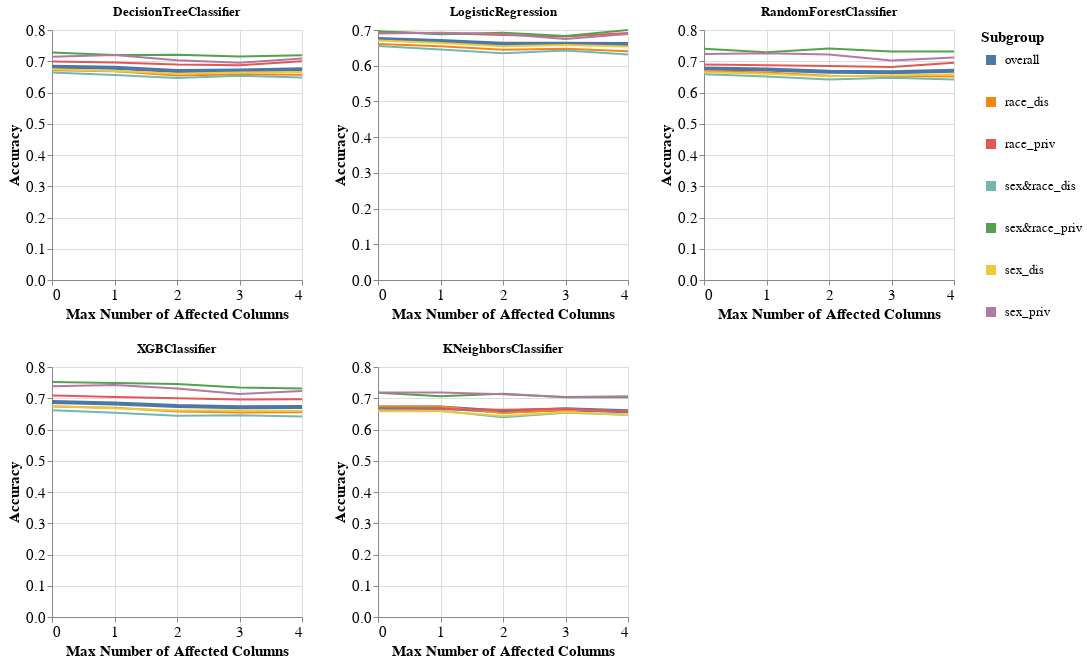

Notebook code cell kept with this figure:
### Code cell
visualizer.create_subgroups_grid_pct_lines_per_model_plot(subgroup_metric='Accuracy',
                                                          target_preprocessing_technique=PREPROCESSING_TECHNIQUES[0],
                                                          model_names=MODEL_NAMES,
                                                          mode='max_num_columns')

### Figure 1 — Vega-Lite specification as saved in the notebook (floating-point values rounded to 4 significant figures)
{"config": {"view": {"continuousWidth": 400, "continuousHeight": 300}, "axis": {"labelFontSize": 15, "titleFontSize": 15}, "legend": {"labelFontSize": 13, "symbolStrokeWidth": 10, "titleFontSize": 15}}, "vconcat": [{"hconcat": [{"mark": "line", "encoding": {"color": {"field": "Subgroup", "type": "nominal"}, "strokeWidth": {"condition": {"value": 4, "test": "datum.Subgroup == 'overall'"}, "value": 2}, "x": {"axis": {"tickMinStep": 1}, "field": "Percentage", "title": "Max Number of Affected Columns", "type": "quantitative"}, "y": {"field": "Metric_Value", "title": "Accuracy", "type": "quantitative"}}, "height": 250, "title": "DecisionTreeClassifier", "width": 250}, {"data": {"name": "data-38e84950690104a624af097d2737d589"}, "mark": "line", "encoding": {"color": {"field": "Subgroup", "type": "nominal"}, "strokeWidth": {"condition": {"value": 4, "test": "datum.Subgroup == 'overall'"}, "value": 2}, "x": {"axis": {"tickMinStep": 1}, "field": "Percentage", "title": "Max Number of Affected Columns", "type": "quantitative"}, "y": {"field": "Metric_Value", "title": "Accuracy", "type": "quantitative"}}, "height": 250, "title": "LogisticRegression", "width": 250}, {"data": {"name": "data-6e1f2f451233264946d64486f91c8620"}, "mark": "line", "encoding": {"color": {"field": "Subgroup", "type": "nominal"}, "strokeWidth": {"condition": {"value": 4, "test": "datum.Subgroup == 'overall'"}, "value": 2}, "x": {"axis": {"tickMinStep": 1}, "field": "Percentage", "title": "Max Number of Affected Columns", "type": "quantitative"}, "y": {"field": "Metric_Value", "title": "Accuracy", "type": "quantitative"}}, "height": 250, "title": "RandomForestClassifier", "width": 250}]}, {"hconcat": [{"mark": "line", "encoding": {"color": {"field": "Subgroup", "type": "nominal"}, "strokeWidth": {"condition": {"value": 4, "test": "datum.Subgroup == 'overall'"}, "value": 2}, "x": {"axis": {"tickMinStep": 1}, "field": "Percentage", "title": "Max Number of Affected Columns", "type": "quantitative"}, "y": {"field": "Metric_Value", "title": "Accuracy", "type": "quantitative"}}, "height": 250, "title": "XGBClassifier", "width": 250}, {"data": {"name": "data-0c3767ad1def41d7e4bbcc927af08d0b"}, "mark": "line", "encoding": {"color": {"field": "Subgroup", "type": "nominal"}, "strokeWidth": {"condition": {"value": 4, "test": "datum.Subgroup == 'overall'"}, "value": 2}, "x": {"axis": {"tickMinStep": 1}, "field": "Percentage", "title": "Max Number of Affected Columns", "type": "quantitative"}, "y": {"field": "Metric_Value", "title": "Accuracy", "type": "quantitative"}}, "height": 250, "title": "KNeighborsClassifier", "width": 250}], "data": {"name": "data-8f567f803ba33ad58ea0671051387684"}}], "data": {"name": "data-b94ddfe33872c5b3721b57a61a5ec9e5"}, "$schema": "https://vega.github.io/schema/vega-lite/v4.17.0.json", "datasets": {"data-b94ddfe33872c5b3721b57a61a5ec9e5": [{"Model_Name": "DecisionTreeClassifier", "Test_Set_Index": 0.0, "Metric": "Accuracy", "Subgroup": "overall", "Num_Estimators": 200.0, "Metric_Value": 0.6826, "Percentage": 0.0}, {"Model_Name": "DecisionTreeClassifier", "Test_Set_Index": 0.0, "Metric": "Accuracy", "Subgroup": "race_dis", "Num_Estimators": 200.0, "Metric_Value": 0.671, "Percentage": 0.0}, {"Model_Name": "DecisionTreeClassifier", "Test_Set_Index": 0.0, "Metric": "Accuracy", "Subgroup": "race_priv", "Num_Estimators": 200.0, "Metric_Value": 0.6989, "Percentage": 0.0}, {"Model_Name": "DecisionTreeClassifier", "Test_Set_Index": 0.0, "Metric": "Accuracy", "Subgroup": "sex&race_dis", "Num_Estimators": 200.0, "Metric_Value": 0.6638, "Percentage": 0.0}, {"Model_Name": "DecisionTreeClassifier", "Test_Set_Index": 0.0, "Metric": "Accuracy", "Subgroup": "sex&race_priv", "Num_Estimators": 200.0, "Metric_Value": 0.7282, "Percentage": 0.0}, {"Model_Name": "DecisionTreeClassifier", "Test_Set_Index": 0.0, "Metric": "Accuracy", "Subgroup": "sex_dis", "Num_Estimators": 200.0, "Metric_Value": 0.6743, "Percentage": 0.0}, {"Model_Name": "DecisionTreeClassifier", "Test_Set_Index": 0.0, "Metric": "Accuracy", "Subgroup": "sex_priv", "Num_Estimators": 200.0, "Metric_Value": 0.7142, "Percentage": 0.0}, {"Model_Name": "DecisionTreeClassifier", "Test_Set_Index": 1.0, "Metric": "Accuracy", "Subgroup": "overall", "Num_Estimators": 200.0, "Metric_Value": 0.6795, "Percentage": 1.0}, {"Model_Name": "DecisionTreeClassifier", "Test_Set_Index": 1.0, "Metric": "Accuracy", "Subgroup": "race_dis", "Num_Estimators": 200.0, "Metric_Value": 0.6679, "Percentage": 1.0}, {"Model_Name": "DecisionTreeClassifier", "Test_Set_Index": 1.0, "Metric": "Accuracy", "Subgroup": "race_priv", "Num_Estimators": 200.0, "Metric_Value": 0.6961, "Percentage": 1.0}, {"Model_Name": "DecisionTreeClassifier", "Test_Set_Index": 1.0, "Metric": "Accuracy", "Subgroup": "sex&race_dis", "Num_Estimators": 200.0, "Metric_Value": 0.6563, "Percentage": 1.0}, {"Model_Name": "DecisionTreeClassifier", "Test_Set_Index": 1.0, "Metric": "Accuracy", "Subgroup": "sex&race_priv", "Num_Estimators": 200.0, "Metric_Value": 0.7203, "Percentage": 1.0}, {"Model_Name": "DecisionTreeClassifier", "Test_Set_Index": 1.0, "Metric": "Accuracy", "Subgroup": "sex_dis", "Num_Estimators": 200.0, "Metric_Value": 0.6691, "Percentage": 1.0}, {"Model_Name": "DecisionTreeClassifier", "Test_Set_Index": 1.0, "Metric": "Accuracy", "Subgroup": "sex_priv", "Num_Estimators": 200.0, "Metric_Value": 0.7198, "Percentage": 1.0}, {"Model_Name": "DecisionTreeClassifier", "Test_Set_Index": 2.0, "Metric": "Accuracy", "Subgroup": "overall", "Num_Estimators": 200.0, "Metric_Value": 0.6686, "Percentage": 2.0}, {"Model_Name": "DecisionTreeClassifier", "Test_Set_Index": 2.0, "Metric": "Accuracy", "Subgroup": "race_dis", "Num_Estimators": 200.0, "Metric_Value": 0.6541, "Percentage": 2.0}, {"Model_Name": "DecisionTreeClassifier", "Test_Set_Index": 2.0, "Metric": "Accuracy", "Subgroup": "race_priv", "Num_Estimators": 200.0, "Metric_Value": 0.6893, "Percentage": 2.0}, {"Model_Name": "DecisionTreeClassifier", "Test_Set_Index": 2.0, "Metric": "Accuracy", "Subgroup": "sex&race_dis", "Num_Estimators": 200.0, "Metric_Value": 0.6462, "Percentage": 2.0}, {"Model_Name": "DecisionTreeClassifier", "Test_Set_Index": 2.0, "Metric": "Accuracy", "Subgroup": "sex&race_priv", "Num_Estimators": 200.0, "Metric_Value": 0.7208, "Percentage": 2.0}, {"Model_Name": "DecisionTreeClassifier", "Test_Set_Index": 2.0, "Metric": "Accuracy", "Subgroup": "sex_dis", "Num_Estimators": 200.0, "Metric_Value": 0.6596, "Percentage": 2.0}, {"Model_Name": "DecisionTreeClassifier", "Test_Set_Index": 2.0, "Metric": "Accuracy", "Subgroup": "sex_priv", "Num_Estimators": 200.0, "Metric_Value": 0.7033, "Percentage": 2.0}, {"Model_Name": "DecisionTreeClassifier", "Test_Set_Index": 3.0, "Metric": "Accuracy", "Subgroup": "overall", "Num_Estimators": 200.0, "Metric_Value": 0.6705, "Percentage": 3.0}, {"Model_Name": "DecisionTreeClassifier", "Test_Set_Index": 3.0, "Metric": "Accuracy", "Subgroup": "race_dis", "Num_Estimators": 200.0, "Metric_Value": 0.6583, "Percentage": 3.0}, {"Model_Name": "DecisionTreeClassifier", "Test_Set_Index": 3.0, "Metric": "Accuracy", "Subgroup": "race_priv", "Num_Estimators": 200.0, "Metric_Value": 0.6872, "Percentage": 3.0}, {"Model_Name": "DecisionTreeClassifier", "Test_Set_Index": 3.0, "Metric": "Accuracy", "Subgroup": "sex&race_dis", "Num_Estimators": 200.0, "Metric_Value": 0.6536, "Percentage": 3.0}, {"Model_Name": "DecisionTreeClassifier", "Test_Set_Index": 3.0, "Metric": "Accuracy", "Subgroup": "sex&race_priv", "Num_Estimators": 200.0, "Metric_Value": 0.7155, "Percentage": 3.0}, {"Model_Name": "DecisionTreeClassifier", "Test_Set_Index": 3.0, "Metric": "Accuracy", "Subgroup": "sex_dis", "Num_Estimators": 200.0, "Metric_Value": 0.6638, "Percentage": 3.0}, {"Model_Name": "DecisionTreeClassifier", "Test_Set_Index": 3.0, "Metric": "Accuracy", "Subgroup": "sex_priv", "Num_Estimators": 200.0, "Metric_Value": 0.6951, "Percentage": 3.0}, {"Model_Name": "DecisionTreeClassifier", "Test_Set_Index": 4.0, "Metric": "Accuracy", "Subgroup": "overall", "Num_Estimators": 200.0, "Metric_Value": 0.6746, "Percentage": 4.0}, {"Model_Name": "DecisionTreeClassifier", "Test_Set_Index": 4.0, "Metric": "Accuracy", "Subgroup": "race_dis", "Num_Estimators": 200.0, "Metric_Value": 0.6572, "Percentage": 4.0}, {"Model_Name": "DecisionTreeClassifier", "Test_Set_Index": 4.0, "Metric": "Accuracy", "Subgroup": "race_priv", "Num_Estimators": 200.0, "Metric_Value": 0.7, "Percentage": 4.0}, {"Model_Name": "DecisionTreeClassifier", "Test_Set_Index": 4.0, "Metric": "Accuracy", "Subgroup": "sex&race_dis", "Num_Estimators": 200.0, "Metric_Value": 0.6478, "Percentage": 4.0}, {"Model_Name": "DecisionTreeClassifier", "Test_Set_Index": 4.0, "Metric": "Accuracy", "Subgroup": "sex&race_priv", "Num_Estimators": 200.0, "Metric_Value": 0.7195, "Percentage": 4.0}, {"Model_Name": "DecisionTreeClassifier", "Test_Set_Index": 4.0, "Metric": "Accuracy", "Subgroup": "sex_dis", "Num_Estimators": 200.0, "Metric_Value": 0.6658, "Percentage": 4.0}, {"Model_Name": "DecisionTreeClassifier", "Test_Set_Index": 4.0, "Metric": "Accuracy", "Subgroup": "sex_priv", "Num_Estimators": 200.0, "Metric_Value": 0.7088, "Percentage": 4.0}], "data-38e84950690104a624af097d2737d589": [{"Model_Name": "LogisticRegression", "Test_Set_Index": 0.0, "Metric": "Accuracy", "Subgroup": "overall", "Num_Estimators": 200.0, "Metric_Value": 0.6746, "Percentage": 0.0}, {"Model_Name": "LogisticRegression", "Test_Set_Index": 0.0, "Metric": "Accuracy", "Subgroup": "race_dis", "Num_Estimators": 200.0, "Metric_Value": 0.6609, "Percentage": 0.0}, {"Model_Name": "LogisticRegression", "Test_Set_Index": 0.0, "Metric": "Accuracy", "Subgroup": "race_priv", "Num_Estimators": 200.0, "Metric_Value": 0.6947, "Percentage": 0.0}, {"Model_Name": "LogisticRegression", "Test_Set_Index": 0.0, "Metric": "Accuracy", "Subgroup": "sex&race_dis", "Num_Estimators": 200.0, "Metric_Value": 0.6552, "Percentage": 0.0}, {"Model_Name": "LogisticRegression", "Test_Set_Index": 0.0, "Metric": "Accuracy", "Subgroup": "sex&race_priv", "Num_Estimators": 200.0, "Metric_Value": 0.6963, "Percentage": 0.0}, {"Model_Name": "LogisticRegression", "Test_Set_Index": 0.0, "Metric": "Accuracy", "Subgroup": "sex_dis", "Num_Estimators": 200.0, "Metric_Value": 0.6704, "Percentage": 0.0}, {"Model_Name": "LogisticRegression", "Test_Set_Index": 0.0, "Metric": "Accuracy", "Subgroup": "sex_priv", "Num_Estimators": 200.0, "Metric_Value": 0.6905, "Percentage": 0.0}, {"Model_Name": "LogisticRegression", "Test_Set_Index": 1.0, "Metric": "Accuracy", "Subgroup": "overall", "Num_Estimators": 200.0, "Metric_Value": 0.6693, "Percentage": 1.0}, {"Model_Name": "LogisticRegression", "Test_Set_Index": 1.0, "Metric": "Accuracy", "Subgroup": "race_dis", "Num_Estimators": 200.0, "Metric_Value": 0.6546, "Percentage": 1.0}, {"Model_Name": "LogisticRegression", "Test_Set_Index": 1.0, "Metric": "Accuracy", "Subgroup": "race_priv", "Num_Estimators": 200.0, "Metric_Value": 0.6909, "Percentage": 1.0}, {"Model_Name": "LogisticRegression", "Test_Set_Index": 1.0, "Metric": "Accuracy", "Subgroup": "sex&race_dis", "Num_Estimators": 200.0, "Metric_Value": 0.6452, "Percentage": 1.0}, {"Model_Name": "LogisticRegression", "Test_Set_Index": 1.0, "Metric": "Accuracy", "Subgroup": "sex&race_priv", "Num_Estimators": 200.0, "Metric_Value": 0.6883, "Percentage": 1.0}, {"Model_Name": "LogisticRegression", "Test_Set_Index": 1.0, "Metric": "Accuracy", "Subgroup": "sex_dis", "Num_Estimators": 200.0, "Metric_Value": 0.6633, "Percentage": 1.0}, {"Model_Name": "LogisticRegression", "Test_Set_Index": 1.0, "Metric": "Accuracy", "Subgroup": "sex_priv", "Num_Estimators": 200.0, "Metric_Value": 0.6926, "Percentage": 1.0}, {"Model_Name": "LogisticRegression", "Test_Set_Index": 2.0, "Metric": "Accuracy", "Subgroup": "overall", "Num_Estimators": 200.0, "Metric_Value": 0.6614, "Percentage": 2.0}, {"Model_Name": "LogisticRegression", "Test_Set_Index": 2.0, "Metric": "Accuracy", "Subgroup": "race_dis", "Num_Estimators": 200.0, "Metric_Value": 0.6446, "Percentage": 2.0}, {"Model_Name": "LogisticRegression", "Test_Set_Index": 2.0, "Metric": "Accuracy", "Subgroup": "race_priv", "Num_Estimators": 200.0, "Metric_Value": 0.6861, "Percentage": 2.0}, {"Model_Name": "LogisticRegression", "Test_Set_Index": 2.0, "Metric": "Accuracy", "Subgroup": "sex&race_dis", "Num_Estimators": 200.0, "Metric_Value": 0.6352, "Percentage": 2.0}, {"Model_Name": "LogisticRegression", "Test_Set_Index": 2.0, "Metric": "Accuracy", "Subgroup": "sex&race_priv", "Num_Estimators": 200.0, "Metric_Value": 0.6921, "Percentage": 2.0}, {"Model_Name": "LogisticRegression", "Test_Set_Index": 2.0, "Metric": "Accuracy", "Subgroup": "sex_dis", "Num_Estimators": 200.0, "Metric_Value": 0.6543, "Percentage": 2.0}, {"Model_Name": "LogisticRegression", "Test_Set_Index": 2.0, "Metric": "Accuracy", "Subgroup": "sex_priv", "Num_Estimators": 200.0, "Metric_Value": 0.6886, "Percentage": 2.0}, {"Model_Name": "LogisticRegression", "Test_Set_Index": 3.0, "Metric": "Accuracy", "Subgroup": "overall", "Num_Estimators": 200.0, "Metric_Value": 0.6617, "Percentage": 3.0}, {"Model_Name": "LogisticRegression", "Test_Set_Index": 3.0, "Metric": "Accuracy", "Subgroup": "race_dis", "Num_Estimators": 200.0, "Metric_Value": 0.6476, "Percentage": 3.0}, {"Model_Name": "LogisticRegression", "Test_Set_Index": 3.0, "Metric": "Accuracy", "Subgroup": "race_priv", "Num_Estimators": 200.0, "Metric_Value": 0.6819, "Percentage": 3.0}, {"Model_Name": "LogisticRegression", "Test_Set_Index": 3.0, "Metric": "Accuracy", "Subgroup": "sex&race_dis", "Num_Estimators": 200.0, "Metric_Value": 0.6427, "Percentage": 3.0}, {"Model_Name": "LogisticRegression", "Test_Set_Index": 3.0, "Metric": "Accuracy", "Subgroup": "sex&race_priv", "Num_Estimators": 200.0, "Metric_Value": 0.6835, "Percentage": 3.0}, {"Model_Name": "LogisticRegression", "Test_Set_Index": 3.0, "Metric": "Accuracy", "Subgroup": "sex_dis", "Num_Estimators": 200.0, "Metric_Value": 0.658, "Percentage": 3.0}, {"Model_Name": "LogisticRegression", "Test_Set_Index": 3.0, "Metric": "Accuracy", "Subgroup": "sex_priv", "Num_Estimators": 200.0, "Metric_Value": 0.6751, "Percentage": 3.0}, {"Model_Name": "LogisticRegression", "Test_Set_Index": 4.0, "Metric": "Accuracy", "Subgroup": "overall", "Num_Estimators": 200.0, "Metric_Value": 0.661, "Percentage": 4.0}, {"Model_Name": "LogisticRegression", "Test_Set_Index": 4.0, "Metric": "Accuracy", "Subgroup": "race_dis", "Num_Estimators": 200.0, "Metric_Value": 0.6402, "Percentage": 4.0}, {"Model_Name": "LogisticRegression", "Test_Set_Index": 4.0, "Metric": "Accuracy", "Subgroup": "race_priv", "Num_Estimators": 200.0, "Metric_Value": 0.6917, "Percentage": 4.0}, {"Model_Name": "LogisticRegression", "Test_Set_Index": 4.0, "Metric": "Accuracy", "Subgroup": "sex&race_dis", "Num_Estimators": 200.0, "Metric_Value": 0.6314, "Percentage": 4.0}, {"Model_Name": "LogisticRegression", "Test_Set_Index": 4.0, "Metric": "Accuracy", "Subgroup": "sex&race_priv", "Num_Estimators": 200.0, "Metric_Value": 0.6998, "Percentage": 4.0}, {"Model_Name": "LogisticRegression", "Test_Set_Index": 4.0, "Metric": "Accuracy", "Subgroup": "sex_dis", "Num_Estimators": 200.0, "Metric_Value": 0.6538, "Percentage": 4.0}, {"Model_Name": "LogisticRegression", "Test_Set_Index": 4.0, "Metric": "Accuracy", "Subgroup": "sex_priv", "Num_Estimators": 200.0, "Metric_Value": 0.6885, "Percentage": 4.0}], "data-6e1f2f451233264946d64486f91c8620": [{"Model_Name": "RandomForestClassifier", "Test_Set_Index": 0.0, "Metric": "Accuracy", "Subgroup": "overall", "Num_Estimators": 200.0, "Metric_Value": 0.6769, "Percentage": 0.0}, {"Model_Name": "RandomForestClassifier", "Test_Set_Index": 0.0, "Metric": "Accuracy", "Subgroup": "race_dis", "Num_Estimators": 200.0, "Metric_Value": 0.6681, "Percentage": 0.0}, {"Model_Name": "RandomForestClassifier", "Test_Set_Index": 0.0, "Metric": "Accuracy", "Subgroup": "race_priv", "Num_Estimators": 200.0, "Metric_Value": 0.6898, "Percentage": 0.0}, {"Model_Name": "RandomForestClassifier", "Test_Set_Index": 0.0, "Metric": "Accuracy", "Subgroup": "sex&race_dis", "Num_Estimators": 200.0, "Metric_Value": 0.6586, "Percentage": 0.0}, {"Model_Name": "RandomForestClassifier", "Test_Set_Index": 0.0, "Metric": "Accuracy", "Subgroup": "sex&race_priv", "Num_Estimators": 200.0, "Metric_Value": 0.7402, "Percentage": 0.0}, {"Model_Name": "RandomForestClassifier", "Test_Set_Index": 0.0, "Metric": "Accuracy", "Subgroup": "sex_dis", "Num_Estimators": 200.0, "Metric_Value": 0.6647, "Percentage": 0.0}, {"Model_Name": "RandomForestClassifier", "Test_Set_Index": 0.0, "Metric": "Accuracy", "Subgroup": "sex_priv", "Num_Estimators": 200.0, "Metric_Value": 0.7235, "Percentage": 0.0}, {"Model_Name": "RandomForestClassifier", "Test_Set_Index": 1.0, "Metric": "Accuracy", "Subgroup": "overall", "Num_Estimators": 200.0, "Metric_Value": 0.6735, "Percentage": 1.0}, {"Model_Name": "RandomForestClassifier", "Test_Set_Index": 1.0, "Metric": "Accuracy", "Subgroup": "race_dis", "Num_Estimators": 200.0, "Metric_Value": 0.6643, "Percentage": 1.0}, {"Model_Name": "RandomForestClassifier", "Test_Set_Index": 1.0, "Metric": "Accuracy", "Subgroup": "race_priv", "Num_Estimators": 200.0, "Metric_Value": 0.6869, "Percentage": 1.0}, {"Model_Name": "RandomForestClassifier", "Test_Set_Index": 1.0, "Metric": "Accuracy", "Subgroup": "sex&race_dis", "Num_Estimators": 200.0, "Metric_Value": 0.6511, "Percentage": 1.0}, {"Model_Name": "RandomForestClassifier", "Test_Set_Index": 1.0, "Metric": "Accuracy", "Subgroup": "sex&race_priv", "Num_Estimators": 200.0, "Metric_Value": 0.7288, "Percentage": 1.0}, {"Model_Name": "RandomForestClassifier", "Test_Set_Index": 1.0, "Metric": "Accuracy", "Subgroup": "sex_dis", "Num_Estimators": 200.0, "Metric_Value": 0.66, "Percentage": 1.0}, {"Model_Name": "RandomForestClassifier", "Test_Set_Index": 1.0, "Metric": "Accuracy", "Subgroup": "sex_priv", "Num_Estimators": 200.0, "Metric_Value": 0.7255, "Percentage": 1.0}, {"Model_Name": "RandomForestClassifier", "Test_Set_Index": 2.0, "Metric": "Accuracy", "Subgroup": "overall", "Num_Estimators": 200.0, "Metric_Value": 0.6663, "Percentage": 2.0}, {"Model_Name": "RandomForestClassifier", "Test_Set_Index": 2.0, "Metric": "Accuracy", "Subgroup": "race_dis", "Num_Estimators": 200.0, "Metric_Value": 0.6535, "Percentage": 2.0}, {"Model_Name": "RandomForestClassifier", "Test_Set_Index": 2.0, "Metric": "Accuracy", "Subgroup": "race_priv", "Num_Estimators": 200.0, "Metric_Value": 0.6849, "Percentage": 2.0}, {"Model_Name": "RandomForestClassifier", "Test_Set_Index": 2.0, "Metric": "Accuracy", "Subgroup": "sex&race_dis", "Num_Estimators": 200.0, "Metric_Value": 0.6417, "Percentage": 2.0}, {"Model_Name": "RandomForestClassifier", "Test_Set_Index": 2.0, "Metric": "Accuracy", "Subgroup": "sex&race_priv", "Num_Estimators": 200.0, "Metric_Value": 0.7411, "Percentage": 2.0}, {"Model_Name": "RandomForestClassifier", "Test_Set_Index": 2.0, "Metric": "Accuracy", "Subgroup": "sex_dis", "Num_Estimators": 200.0, "Metric_Value": 0.6519, "Percentage": 2.0}, {"Model_Name": "RandomForestClassifier", "Test_Set_Index": 2.0, "Metric": "Accuracy", "Subgroup": "sex_priv", "Num_Estimators": 200.0, "Metric_Value": 0.7219, "Percentage": 2.0}, {"Model_Name": "RandomForestClassifier", "Test_Set_Index": 3.0, "Metric": "Accuracy", "Subgroup": "overall", "Num_Estimators": 200.0, "Metric_Value": 0.6648, "Percentage": 3.0}, {"Model_Name": "RandomForestClassifier", "Test_Set_Index": 3.0, "Metric": "Accuracy", "Subgroup": "race_dis", "Num_Estimators": 200.0, "Metric_Value": 0.653, "Percentage": 3.0}, {"Model_Name": "RandomForestClassifier", "Test_Set_Index": 3.0, "Metric": "Accuracy", "Subgroup": "race_priv", "Num_Estimators": 200.0, "Metric_Value": 0.6818, "Percentage": 3.0}, {"Model_Name": "RandomForestClassifier", "Test_Set_Index": 3.0, "Metric": "Accuracy", "Subgroup": "sex&race_dis", "Num_Estimators": 200.0, "Metric_Value": 0.6471, "Percentage": 3.0}, {"Model_Name": "RandomForestClassifier", "Test_Set_Index": 3.0, "Metric": "Accuracy", "Subgroup": "sex&race_priv", "Num_Estimators": 200.0, "Metric_Value": 0.7313, "Percentage": 3.0}, {"Model_Name": "RandomForestClassifier", "Test_Set_Index": 3.0, "Metric": "Accuracy", "Subgroup": "sex_dis", "Num_Estimators": 200.0, "Metric_Value": 0.6547, "Percentage": 3.0}, {"Model_Name": "RandomForestClassifier", "Test_Set_Index": 3.0, "Metric": "Accuracy", "Subgroup": "sex_priv", "Num_Estimators": 200.0, "Metric_Value": 0.7025, "Percentage": 3.0}, {"Model_Name": "RandomForestClassifier", "Test_Set_Index": 4.0, "Metric": "Accuracy", "Subgroup": "overall", "Num_Estimators": 200.0, "Metric_Value": 0.6693, "Percentage": 4.0}, {"Model_Name": "RandomForestClassifier", "Test_Set_Index": 4.0, "Metric": "Accuracy", "Subgroup": "race_dis", "Num_Estimators": 200.0, "Metric_Value": 0.6516, "Percentage": 4.0}, {"Model_Name": "RandomForestClassifier", "Test_Set_Index": 4.0, "Metric": "Accuracy", "Subgroup": "race_priv", "Num_Estimators": 200.0, "Metric_Value": 0.6954, "Percentage": 4.0}, {"Model_Name": "RandomForestClassifier", "Test_Set_Index": 4.0, "Metric": "Accuracy", "Subgroup": "sex&race_dis", "Num_Estimators": 200.0, "Metric_Value": 0.6416, "Percentage": 4.0}, {"Model_Name": "RandomForestClassifier", "Test_Set_Index": 4.0, "Metric": "Accuracy", "Subgroup": "sex&race_priv", "Num_Estimators": 200.0, "Metric_Value": 0.731, "Percentage": 4.0}, {"Model_Name": "RandomForestClassifier", "Test_Set_Index": 4.0, "Metric": "Accuracy", "Subgroup": "sex_dis", "Num_Estimators": 200.0, "Metric_Value": 0.6581, "Percentage": 4.0}, {"Model_Name": "RandomForestClassifier", "Test_Set_Index": 4.0, "Metric": "Accuracy", "Subgroup": "sex_priv", "Num_Estimators": 200.0, "Metric_Value": 0.7123, "Percentage": 4.0}], "data-8f567f803ba33ad58ea0671051387684": [{"Model_Name": "XGBClassifier", "Test_Set_Index": 0.0, "Metric": "Accuracy", "Subgroup": "overall", "Num_Estimators": 200.0, "Metric_Value": 0.6879, "Percentage": 0.0}, {"Model_Name": "XGBClassifier", "Test_Set_Index": 0.0, "Metric": "Accuracy", "Subgroup": "race_dis", "Num_Estimators": 200.0, "Metric_Value": 0.6736, "Percentage": 0.0}, {"Model_Name": "XGBClassifier", "Test_Set_Index": 0.0, "Metric": "Accuracy", "Subgroup": "race_priv", "Num_Estimators": 200.0, "Metric_Value": 0.7086, "Percentage": 0.0}, {"Model_Name": "XGBClassifier", "Test_Set_Index": 0.0, "Metric": "Accuracy", "Subgroup": "sex&race_dis", "Num_Estimators": 200.0, "Metric_Value": 0.6616, "Percentage": 0.0}, {"Model_Name": "XGBClassifier", "Test_Set_Index": 0.0, "Metric": "Accuracy", "Subgroup": "sex&race_priv", "Num_Estimators": 200.0, "Metric_Value": 0.7523, "Percentage": 0.0}, {"Model_Name": "XGBClassifier", "Test_Set_Index": 0.0, "Metric": "Accuracy", "Subgroup": "sex_dis", "Num_Estimators": 200.0, "Metric_Value": 0.6747, "Percentage": 0.0}, {"Model_Name": "XGBClassifier", "Test_Set_Index": 0.0, "Metric": "Accuracy", "Subgroup": "sex_priv", "Num_Estimators": 200.0, "Metric_Value": 0.7384, "Percentage": 0.0}, {"Model_Name": "XGBClassifier", "Test_Set_Index": 1.0, "Metric": "Accuracy", "Subgroup": "overall", "Num_Estimators": 200.0, "Metric_Value": 0.6833, "Percentage": 1.0}, {"Model_Name": "XGBClassifier", "Test_Set_Index": 1.0, "Metric": "Accuracy", "Subgroup": "race_dis", "Num_Estimators": 200.0, "Metric_Value": 0.6692, "Percentage": 1.0}, {"Model_Name": "XGBClassifier", "Test_Set_Index": 1.0, "Metric": "Accuracy", "Subgroup": "race_priv", "Num_Estimators": 200.0, "Metric_Value": 0.7038, "Percentage": 1.0}, {"Model_Name": "XGBClassifier", "Test_Set_Index": 1.0, "Metric": "Accuracy", "Subgroup": "sex&race_dis", "Num_Estimators": 200.0, "Metric_Value": 0.654, "Percentage": 1.0}, {"Model_Name": "XGBClassifier", "Test_Set_Index": 1.0, "Metric": "Accuracy", "Subgroup": "sex&race_priv", "Num_Estimators": 200.0, "Metric_Value": 0.7488, "Percentage": 1.0}, {"Model_Name": "XGBClassifier", "Test_Set_Index": 1.0, "Metric": "Accuracy", "Subgroup": "sex_dis", "Num_Estimators": 200.0, "Metric_Value": 0.6681, "Percentage": 1.0}, {"Model_Name": "XGBClassifier", "Test_Set_Index": 1.0, "Metric": "Accuracy", "Subgroup": "sex_priv", "Num_Estimators": 200.0, "Metric_Value": 0.742, "Percentage": 1.0}, {"Model_Name": "XGBClassifier", "Test_Set_Index": 2.0, "Metric": "Accuracy", "Subgroup": "overall", "Num_Estimators": 200.0, "Metric_Value": 0.675, "Percentage": 2.0}, {"Model_Name": "XGBClassifier", "Test_Set_Index": 2.0, "Metric": "Accuracy", "Subgroup": "race_dis", "Num_Estimators": 200.0, "Metric_Value": 0.658, "Percentage": 2.0}, {"Model_Name": "XGBClassifier", "Test_Set_Index": 2.0, "Metric": "Accuracy", "Subgroup": "race_priv", "Num_Estimators": 200.0, "Metric_Value": 0.6998, "Percentage": 2.0}, {"Model_Name": "XGBClassifier", "Test_Set_Index": 2.0, "Metric": "Accuracy", "Subgroup": "sex&race_dis", "Num_Estimators": 200.0, "Metric_Value": 0.644, "Percentage": 2.0}, {"Model_Name": "XGBClassifier", "Test_Set_Index": 2.0, "Metric": "Accuracy", "Subgroup": "sex&race_priv", "Num_Estimators": 200.0, "Metric_Value": 0.7455, "Percentage": 2.0}, {"Model_Name": "XGBClassifier", "Test_Set_Index": 2.0, "Metric": "Accuracy", "Subgroup": "sex_dis", "Num_Estimators": 200.0, "Metric_Value": 0.6606, "Percentage": 2.0}, {"Model_Name": "XGBClassifier", "Test_Set_Index": 2.0, "Metric": "Accuracy", "Subgroup": "sex_priv", "Num_Estimators": 200.0, "Metric_Value": 0.7313, "Percentage": 2.0}, {"Model_Name": "XGBClassifier", "Test_Set_Index": 3.0, "Metric": "Accuracy", "Subgroup": "overall", "Num_Estimators": 200.0, "Metric_Value": 0.6716, "Percentage": 3.0}, {"Model_Name": "XGBClassifier", "Test_Set_Index": 3.0, "Metric": "Accuracy", "Subgroup": "race_dis", "Num_Estimators": 200.0, "Metric_Value": 0.6546, "Percentage": 3.0}, {"Model_Name": "XGBClassifier", "Test_Set_Index": 3.0, "Metric": "Accuracy", "Subgroup": "race_priv", "Num_Estimators": 200.0, "Metric_Value": 0.6959, "Percentage": 3.0}, {"Model_Name": "XGBClassifier", "Test_Set_Index": 3.0, "Metric": "Accuracy", "Subgroup": "sex&race_dis", "Num_Estimators": 200.0, "Metric_Value": 0.6453, "Percentage": 3.0}, {"Model_Name": "XGBClassifier", "Test_Set_Index": 3.0, "Metric": "Accuracy", "Subgroup": "sex&race_priv", "Num_Estimators": 200.0, "Metric_Value": 0.7347, "Percentage": 3.0}, {"Model_Name": "XGBClassifier", "Test_Set_Index": 3.0, "Metric": "Accuracy", "Subgroup": "sex_dis", "Num_Estimators": 200.0, "Metric_Value": 0.6604, "Percentage": 3.0}, {"Model_Name": "XGBClassifier", "Test_Set_Index": 3.0, "Metric": "Accuracy", "Subgroup": "sex_priv", "Num_Estimators": 200.0, "Metric_Value": 0.7138, "Percentage": 3.0}, {"Model_Name": "XGBClassifier", "Test_Set_Index": 4.0, "Metric": "Accuracy", "Subgroup": "overall", "Num_Estimators": 200.0, "Metric_Value": 0.6723, "Percentage": 4.0}, {"Model_Name": "XGBClassifier", "Test_Set_Index": 4.0, "Metric": "Accuracy", "Subgroup": "race_dis", "Num_Estimators": 200.0, "Metric_Value": 0.6554, "Percentage": 4.0}, {"Model_Name": "XGBClassifier", "Test_Set_Index": 4.0, "Metric": "Accuracy", "Subgroup": "race_priv", "Num_Estimators": 200.0, "Metric_Value": 0.697, "Percentage": 4.0}, {"Model_Name": "XGBClassifier", "Test_Set_Index": 4.0, "Metric": "Accuracy", "Subgroup": "sex&race_dis", "Num_Estimators": 200.0, "Metric_Value": 0.6417, "Percentage": 4.0}, {"Model_Name": "XGBClassifier", "Test_Set_Index": 4.0, "Metric": "Accuracy", "Subgroup": "sex&race_priv", "Num_Estimators": 200.0, "Metric_Value": 0.7315, "Percentage": 4.0}, {"Model_Name": "XGBClassifier", "Test_Set_Index": 4.0, "Metric": "Accuracy", "Subgroup": "sex_dis", "Num_Estimators": 200.0, "Metric_Value": 0.6591, "Percentage": 4.0}, {"Model_Name": "XGBClassifier", "Test_Set_Index": 4.0, "Metric": "Accuracy", "Subgroup": "sex_priv", "Num_Estimators": 200.0, "Metric_Value": 0.7236, "Percentage": 4.0}], "data-0c3767ad1def41d7e4bbcc927af08d0b": [{"Model_Name": "KNeighborsClassifier", "Test_Set_Index": 0.0, "Metric": "Accuracy", "Subgroup": "overall", "Num_Estimators": 200.0, "Metric_Value": 0.6705, "Percentage": 0.0}, {"Model_Name": "KNeighborsClassifier", "Test_Set_Index": 0.0, "Metric": "Accuracy", "Subgroup": "race_dis", "Num_Estimators": 200.0, "Metric_Value": 0.6733, "Percentage": 0.0}, {"Model_Name": "KNeighborsClassifier", "Test_Set_Index": 0.0, "Metric": "Accuracy", "Subgroup": "race_priv", "Num_Estimators": 200.0, "Metric_Value": 0.6652, "Percentage": 0.0}, {"Model_Name": "KNeighborsClassifier", "Test_Set_Index": 0.0, "Metric": "Accuracy", "Subgroup": "sex&race_dis", "Num_Estimators": 200.0, "Metric_Value": 0.6626, "Percentage": 0.0}, {"Model_Name": "KNeighborsClassifier", "Test_Set_Index": 0.0, "Metric": "Accuracy", "Subgroup": "sex&race_priv", "Num_Estimators": 200.0, "Metric_Value": 0.718, "Percentage": 0.0}, {"Model_Name": "KNeighborsClassifier", "Test_Set_Index": 0.0, "Metric": "Accuracy", "Subgroup": "sex_dis", "Num_Estimators": 200.0, "Metric_Value": 0.6583, "Percentage": 0.0}, {"Model_Name": "KNeighborsClassifier", "Test_Set_Index": 0.0, "Metric": "Accuracy", "Subgroup": "sex_priv", "Num_Estimators": 200.0, "Metric_Value": 0.7183, "Percentage": 0.0}, {"Model_Name": "KNeighborsClassifier", "Test_Set_Index": 1.0, "Metric": "Accuracy", "Subgroup": "overall", "Num_Estimators": 200.0, "Metric_Value": 0.6705, "Percentage": 1.0}, {"Model_Name": "KNeighborsClassifier", "Test_Set_Index": 1.0, "Metric": "Accuracy", "Subgroup": "race_dis", "Num_Estimators": 200.0, "Metric_Value": 0.6733, "Percentage": 1.0}, {"Model_Name": "KNeighborsClassifier", "Test_Set_Index": 1.0, "Metric": "Accuracy", "Subgroup": "race_priv", "Num_Estimators": 200.0, "Metric_Value": 0.665, "Percentage": 1.0}, {"Model_Name": "KNeighborsClassifier", "Test_Set_Index": 1.0, "Metric": "Accuracy", "Subgroup": "sex&race_dis", "Num_Estimators": 200.0, "Metric_Value": 0.6603, "Percentage": 1.0}, {"Model_Name": "KNeighborsClassifier", "Test_Set_Index": 1.0, "Metric": "Accuracy", "Subgroup": "sex&race_priv", "Num_Estimators": 200.0, "Metric_Value": 0.7061, "Percentage": 1.0}, {"Model_Name": "KNeighborsClassifier", "Test_Set_Index": 1.0, "Metric": "Accuracy", "Subgroup": "sex_dis", "Num_Estimators": 200.0, "Metric_Value": 0.6583, "Percentage": 1.0}, {"Model_Name": "KNeighborsClassifier", "Test_Set_Index": 1.0, "Metric": "Accuracy", "Subgroup": "sex_priv", "Num_Estimators": 200.0, "Metric_Value": 0.7181, "Percentage": 1.0}, {"Model_Name": "KNeighborsClassifier", "Test_Set_Index": 2.0, "Metric": "Accuracy", "Subgroup": "overall", "Num_Estimators": 200.0, "Metric_Value": 0.6576, "Percentage": 2.0}, {"Model_Name": "KNeighborsClassifier", "Test_Set_Index": 2.0, "Metric": "Accuracy", "Subgroup": "race_dis", "Num_Estimators": 200.0, "Metric_Value": 0.653, "Percentage": 2.0}, {"Model_Name": "KNeighborsClassifier", "Test_Set_Index": 2.0, "Metric": "Accuracy", "Subgroup": "race_priv", "Num_Estimators": 200.0, "Metric_Value": 0.6633, "Percentage": 2.0}, {"Model_Name": "KNeighborsClassifier", "Test_Set_Index": 2.0, "Metric": "Accuracy", "Subgroup": "sex&race_dis", "Num_Estimators": 200.0, "Metric_Value": 0.6393, "Percentage": 2.0}, {"Model_Name": "KNeighborsClassifier", "Test_Set_Index": 2.0, "Metric": "Accuracy", "Subgroup": "sex&race_priv", "Num_Estimators": 200.0, "Metric_Value": 0.7141, "Percentage": 2.0}, {"Model_Name": "KNeighborsClassifier", "Test_Set_Index": 2.0, "Metric": "Accuracy", "Subgroup": "sex_dis", "Num_Estimators": 200.0, "Metric_Value": 0.6434, "Percentage": 2.0}, {"Model_Name": "KNeighborsClassifier", "Test_Set_Index": 2.0, "Metric": "Accuracy", "Subgroup": "sex_priv", "Num_Estimators": 200.0, "Metric_Value": 0.7127, "Percentage": 2.0}, {"Model_Name": "KNeighborsClassifier", "Test_Set_Index": 3.0, "Metric": "Accuracy", "Subgroup": "overall", "Num_Estimators": 200.0, "Metric_Value": 0.6652, "Percentage": 3.0}, {"Model_Name": "KNeighborsClassifier", "Test_Set_Index": 3.0, "Metric": "Accuracy", "Subgroup": "race_dis", "Num_Estimators": 200.0, "Metric_Value": 0.6631, "Percentage": 3.0}, {"Model_Name": "KNeighborsClassifier", "Test_Set_Index": 3.0, "Metric": "Accuracy", "Subgroup": "race_priv", "Num_Estimators": 200.0, "Metric_Value": 0.6664, "Percentage": 3.0}, {"Model_Name": "KNeighborsClassifier", "Test_Set_Index": 3.0, "Metric": "Accuracy", "Subgroup": "sex&race_dis", "Num_Estimators": 200.0, "Metric_Value": 0.6532, "Percentage": 3.0}, {"Model_Name": "KNeighborsClassifier", "Test_Set_Index": 3.0, "Metric": "Accuracy", "Subgroup": "sex&race_priv", "Num_Estimators": 200.0, "Metric_Value": 0.703, "Percentage": 3.0}, {"Model_Name": "KNeighborsClassifier", "Test_Set_Index": 3.0, "Metric": "Accuracy", "Subgroup": "sex_dis", "Num_Estimators": 200.0, "Metric_Value": 0.655, "Percentage": 3.0}, {"Model_Name": "KNeighborsClassifier", "Test_Set_Index": 3.0, "Metric": "Accuracy", "Subgroup": "sex_priv", "Num_Estimators": 200.0, "Metric_Value": 0.7041, "Percentage": 3.0}, {"Model_Name": "KNeighborsClassifier", "Test_Set_Index": 4.0, "Metric": "Accuracy", "Subgroup": "overall", "Num_Estimators": 200.0, "Metric_Value": 0.6587, "Percentage": 4.0}, {"Model_Name": "KNeighborsClassifier", "Test_Set_Index": 4.0, "Metric": "Accuracy", "Subgroup": "race_dis", "Num_Estimators": 200.0, "Metric_Value": 0.6587, "Percentage": 4.0}, {"Model_Name": "KNeighborsClassifier", "Test_Set_Index": 4.0, "Metric": "Accuracy", "Subgroup": "race_priv", "Num_Estimators": 200.0, "Metric_Value": 0.6574, "Percentage": 4.0}, {"Model_Name": "KNeighborsClassifier", "Test_Set_Index": 4.0, "Metric": "Accuracy", "Subgroup": "sex&race_dis", "Num_Estimators": 200.0, "Metric_Value": 0.6471, "Percentage": 4.0}, {"Model_Name": "KNeighborsClassifier", "Test_Set_Index": 4.0, "Metric": "Accuracy", "Subgroup": "sex&race_priv", "Num_Estimators": 200.0, "Metric_Value": 0.703, "Percentage": 4.0}, {"Model_Name": "KNeighborsClassifier", "Test_Set_Index": 4.0, "Metric": "Accuracy", "Subgroup": "sex_dis", "Num_Estimators": 200.0, "Metric_Value": 0.6463, "Percentage": 4.0}, {"Model_Name": "KNeighborsClassifier", "Test_Set_Index": 4.0, "Metric": "Accuracy", "Subgroup": "sex_priv", "Num_Estimators": 200.0, "Metric_Value": 0.7067, "Percentage": 4.0}]}}
